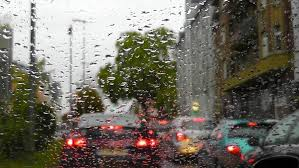
#> input picture DeRaindrop/raindrop.jpeg, 299 x 168 px, found by its file name
$ python app.py
#> lines starting #> are read from the running program, lines starting #| are printed output that depends on the picture; after the words box and inside, x2 and y2 are one past the last pixel; in counts of white or black regions, pixels touching at a corner belong together
import cv2
import numpy as np

# Step 1: Read and preprocess the image
def preprocess_image(image_path):
    # Read the image
    img = cv2.imread(image_path)
#> img is the input picture: shape (168, 299, 3); mean B, G, R 97.9, 107.8, 112.3
    # Convert to grayscale for detection purposes
    gray = cv2.cvtColor(img, cv2.COLOR_BGR2GRAY)
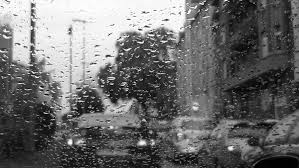
#> gray: shape (168, 299); min 0, max 255, mean 108
    return img, gray

# Step 2: Detect raindrops using color and edge detection
def detect_raindrops(img):
    # Convert image to HSV to detect bright areas (raindrops)
    hsv = cv2.cvtColor(img, cv2.COLOR_BGR2HSV)
#> hsv: shape (168, 299, 3); mean H, S, V 47.8, 61.1, 114.2

    # Define a mask for bright areas (raindrops have higher brightness in certain lighting)
    lower_hsv = np.array([0, 0, 200], dtype=np.uint8)
    upper_hsv = np.array([180, 50, 255], dtype=np.uint8)
    bright_mask = cv2.inRange(hsv, lower_hsv, upper_hsv)
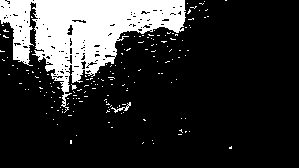
#> bright_mask: shape (168, 299); 18.8% white; 171 white regions (169 under 20 px), largest, box (x1, y1, x2, y2) and area: (0, 0, 186, 113) 8937, (111, 102, 131, 113) 55

    # Apply a Gaussian blur to smooth out noise and enhance the raindrops
    blurred = cv2.GaussianBlur(bright_mask, (5, 5), 0)
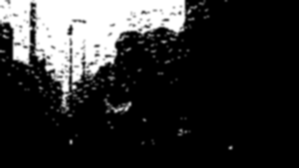
#> blurred: shape (168, 299); min 0, max 255, mean 47.9

    # Perform edge detection
    edges = cv2.Canny(blurred, 50, 150)
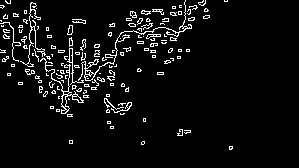
#> edges: shape (168, 299); 5.6% white in thin lines or dots, all inside (x1, y1, x2, y2) = (0, 0, 233, 150)

    # Create an empty mask where we will draw detected raindrop contours
    mask = np.zeros_like(bright_mask)

    # Find contours based on edges
    contours, _ = cv2.findContours(edges, cv2.RETR_EXTERNAL, cv2.CHAIN_APPROX_SIMPLE)
#> contours = 146 contours, 135 with area under 20; largest, box (x1, y1, x2, y2) and area: (40, 58, 84, 114) 176, (78, 0, 192, 81) 169, (67, 48, 84, 85) 50, (20, 2, 46, 67) 34, (67, 25, 73, 35) 34

    # Filter and draw contours
    for contour in contours:
        area = cv2.contourArea(contour)
        if 100 < area < 1500:  # Adjust these values as needed to filter small and large objects
            cv2.drawContours(mask, [contour], -1, 255, thickness=cv2.FILLED)
#> this loop made 146 passes
#> area on passes 15, 60, 145: 26.5, 176, 169
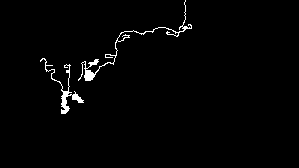
#> mask: shape (168, 299); 1.5% white; 2 white regions, box (x1, y1, x2, y2) and area: (78, 0, 192, 81) 448, (40, 58, 84, 114) 324

    # Refine mask using morphological operations to improve the contours
    kernel = np.ones((5, 5), np.uint8)
    mask = cv2.morphologyEx(mask, cv2.MORPH_CLOSE, kernel)
#> mask: shape (168, 299); 2.3% white; 2 white regions, box (x1, y1, x2, y2) and area: (78, 0, 192, 81) 712, (40, 58, 84, 114) 435
    mask = cv2.morphologyEx(mask, cv2.MORPH_OPEN, kernel)
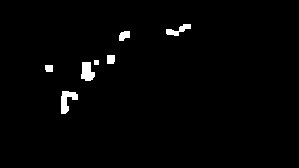
#> mask: shape (168, 299); 1.6% white; 7 white regions, largest, box (x1, y1, x2, y2) and area: (61, 91, 78, 114) 214, (81, 62, 95, 81) 197, (166, 24, 191, 36) 138

    return mask

# Step 3: Raindrop removal using localized inpainting
def remove_raindrops(image, mask):
    # Refine mask by removing small isolated areas (likely noise)
    cleaned_mask = cv2.morphologyEx(mask, cv2.MORPH_OPEN, np.ones((3, 3), np.uint8))

    # Inpaint using the mask
    inpainted_img = cv2.inpaint(image, cleaned_mask, inpaintRadius=3, flags=cv2.INPAINT_TELEA)
    return inpainted_img

# Step 4: Main function to execute the process
def remove_raindrops_from_image(image_path):
    # Preprocess the image
    image, gray = preprocess_image(image_path)

    # Detect raindrops
    mask = detect_raindrops(image)

    # Remove raindrops using inpainting
    result = remove_raindrops(image, mask)

    return result

# Step 5: Save the result
image_path = 'E:/technical/Projects/Traffic Management/DeRaindrop/raindrop.jpeg'  # Your image path
result = remove_raindrops_from_image(image_path)

# Save the result
cv2.imwrite('E:/technical/Projects/Traffic Management/DeRaindrop/raindrop_removed_advanced_final.jpeg', result)

# Show the results for verification
original = cv2.imread(image_path)
combined = np.hstack((original, result))
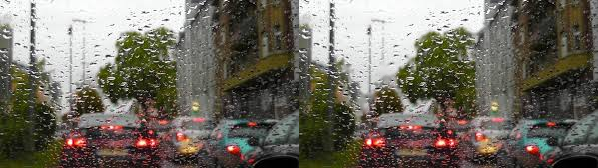
#> combined: shape (168, 598, 3); mean B, G, R 97.8, 107.7, 112.2
cv2.imshow('Original Image vs Raindrop Removed Image', combined)
cv2.waitKey(0)
cv2.destroyAllWindows()
